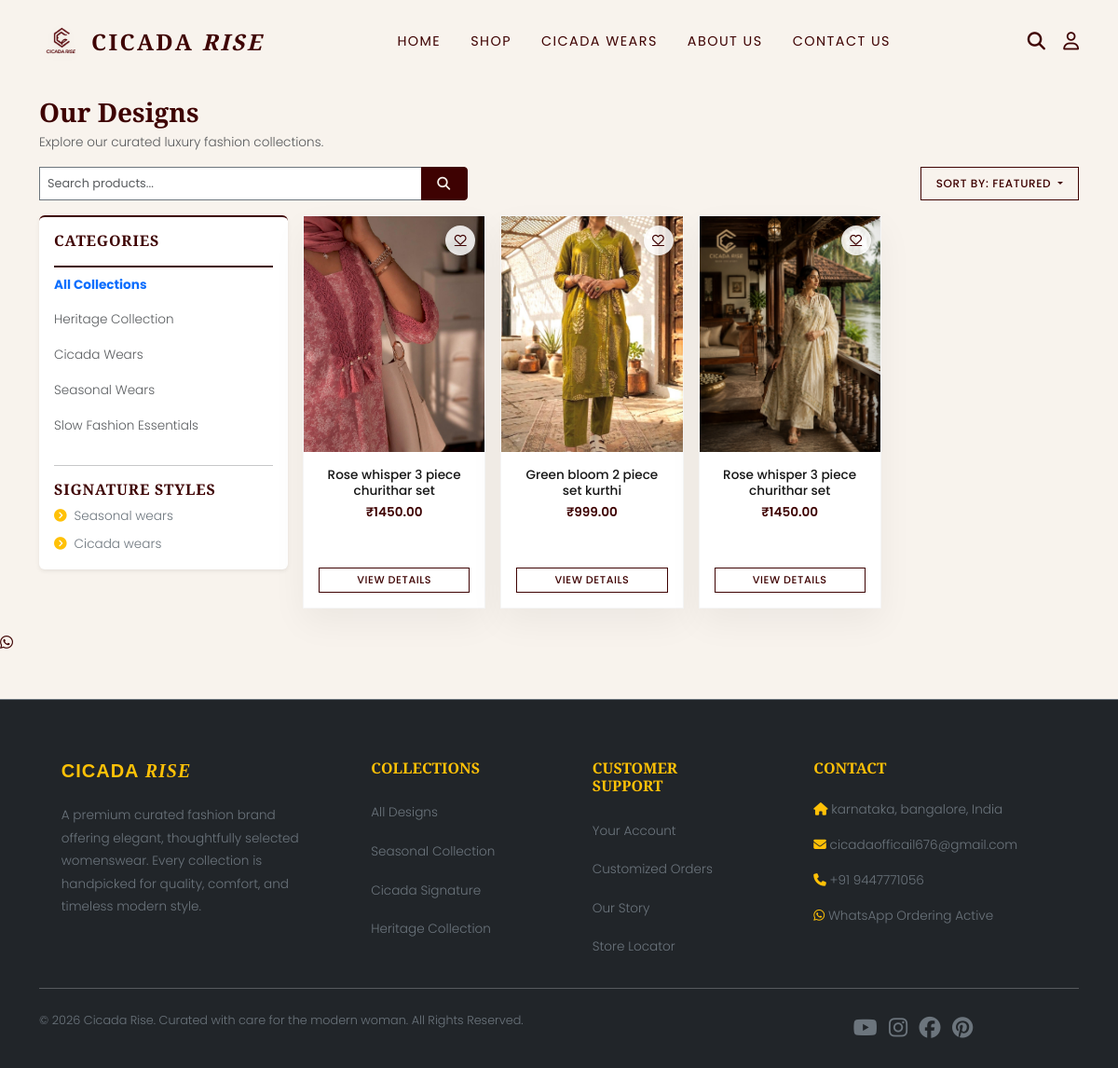
/shop/, run on an earlier commit of the app's database.
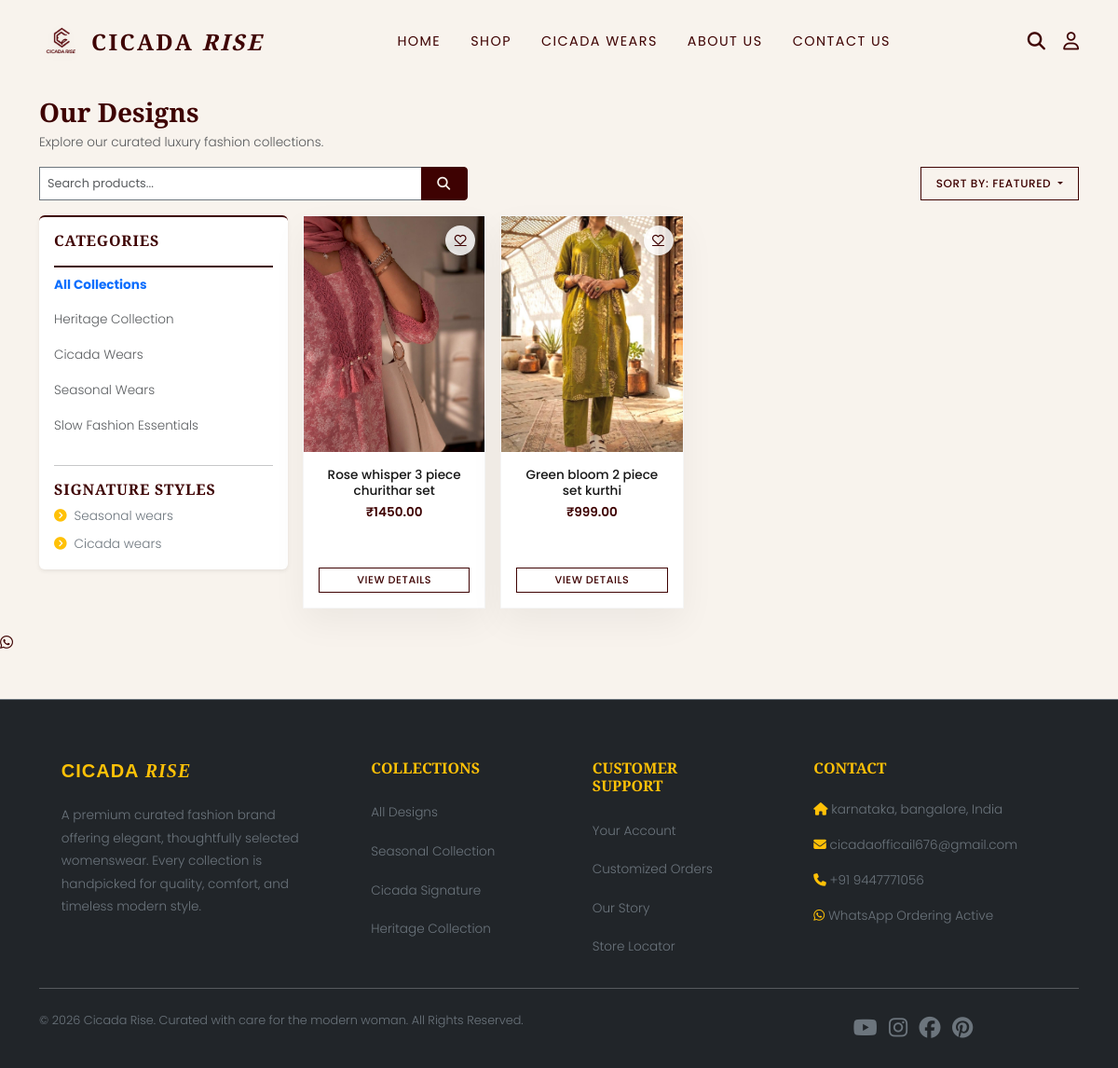
And on a later commit of the database.
### store/models.py (models this page shows, shortened)
class Category(models.Model):
    name = models.CharField(max_length=100)
    slug = models.SlugField(max_length=120, unique=True, blank=True)
    description = models.TextField(blank=True)
    image = models.ImageField(upload_to='categories/', blank=True, null=True)
    is_active = models.BooleanField(default=True)
    class Meta:
        verbose_name_plural = "Categories"

class Product(models.Model):
    COLLECTION_CHOICES = [
        ("Heritage Collection", "Heritage Collection"),
        ("Cicada Signature", "Cicada Signature"),
        ("Curated Essentials", "Curated Essentials")
    ]
    category = models.ForeignKey(Category, on_delete=models.CASCADE, related_name='products')
    name = models.CharField(max_length=200)
    slug = models.SlugField(max_length=250, unique=True, blank=True)
    sku = models.CharField(max_length=50, unique=True, verbose_name="Product Code")
    description = models.TextField()
    base_price = models.DecimalField(max_digits=10, decimal_places=2)
    sale_price = models.DecimalField(max_digits=10, decimal_places=2, null=True, blank=True, help_text="Promotional discounted price")
    shipping_charge = models.DecimalField(max_digits=10, decimal_places=2, default=0.00, verbose_name="Shipping Charge")
    fabric_details = models.TextField(blank=True)
    care_instructions = models.TextField(blank=True)
    collection = models.CharField(max_length=100, default="Cicada Signature", choices=COLLECTION_CHOICES)
    is_featured = models.BooleanField(default=False)
    is_seasonal = models.BooleanField(default=False)
    is_cicada_wear = models.BooleanField(default=False)
    created_at = models.DateTimeField(auto_now_add=True)
    updated_at = models.DateTimeField(auto_now=True)
    @property
    def price(self):
        if self.sale_price is not None:
            return self.sale_price
        return self.base_price
    @property
    def primary_image_url(self):
        all_imgs = list(self.images.all())
        primary_img = next((img for img in all_imgs if img.is_primary), None) or (all_imgs[0] if all_imgs else None)
        if primary_img and primary_img.image:
            try:
                return primary_img.image.url
            except Exception:
                return "/static/store/images/veranda.jpg"
        return "/static/store/images/veranda.jpg"

class ProductImage(models.Model):
    product = models.ForeignKey(Product, on_delete=models.CASCADE, related_name='images')
    image = models.ImageField(upload_to='products/')
    is_primary = models.BooleanField(default=False)

### store/views.py (the view)
# urls.py: path('shop/', views.shop, name='shop'),
def shop(request):
    query = request.GET.get('q', '')
    category_slug = request.GET.get('category', '')
    sort_by = request.GET.get('sort', '')
    products = Product.objects.all().prefetch_related('images')
    if query:
        products = products.filter(
            Q(name__icontains=query) |
            Q(description__icontains=query) |
            Q(sku__icontains=query)
        )
    if category_slug:
        products = products.filter(category__slug=category_slug)
    if sort_by == 'price_low':
        products = products.order_by('base_price')
    elif sort_by == 'price_high':
        products = products.order_by('-base_price')
    elif sort_by == 'newest':
        products = products.order_by('-created_at')
    else:
        products = products.order_by('-is_featured')
    categories = Category.objects.filter(is_active=True)
    selected_category = None
    if category_slug:
        selected_category = get_object_or_404(Category, slug=category_slug)
    return render(request, 'store/shop.html', {
        'products': products,
        'categories': categories,
        'selected_category': selected_category,
        'query': query,
        'sort_by': sort_by,
    })

### store/context_processors.py (called while the page is built)
def cart_and_wishlist(request):
    if request.user.is_authenticated:
        cart, created = Cart.objects.get_or_create(user=request.user)
        cart_count = cart.items_count
        wishlist_count = Wishlist.objects.filter(user=request.user).count()
    else:
        cart_count = 0
        wishlist_count = 0
    return {
        'cart_count': cart_count,
        'wishlist_count': wishlist_count
    }

### store/templates/store/shop.html (shortened to what the changed rows need)
{% extends 'store/base.html' %}
{% load static %}
{% block content %}
<div class="container py-3 py-md-4" x-data="{ openFilters: false }">
    <div class="row mb-3 align-items-center">
        <div class="col-12 text-center text-md-start">
            <h1 class="font-display h3 mb-1" style="color: var(--primary);">Our Designs</h1>
        </div>
    </div>
    <div class="row g-3">
        <div class="col-md-3 col-lg-3 d-none d-md-block">
            <div class="card border-0 bg-white p-3 shadow-sm" style="border-top: 2px solid var(--primary) !important;">
                <div class="list-group list-group-flush mb-3" style="font-size:0.85rem;">
                    <a href="{% url 'shop' %}?q={{ query }}&sort={{ sort_by }}" class="list-group-item list-group-item-action d-flex justify-content-between align-items-center border-0 px-0 {% if not selected_category %}fw-bold text-primary{% else %}text-muted{% endif %}" id="cat-all-link">
                        All Collections
                    </a>
                    {% for cat in categories %}
                        <a href="{% url 'shop' %}?category={{ cat.slug }}&q={{ query }}&sort={{ sort_by }}" class="list-group-item list-group-item-action d-flex justify-content-between align-items-center border-0 px-0 {% if selected_category.slug == cat.slug %}fw-bold text-primary{% else %}text-muted{% endif %}" id="cat-link-{{ cat.slug }}">
                            {{ cat.name }}
                        </a>
                    {% endfor %}
                </div>
            </div>
        </div>
        <div class="col-md-9 col-lg-9">
            <div class="row row-cols-2 row-cols-md-3 row-cols-lg-4 g-2 g-md-3">
                {% for prod in products %}
                    <div class="col">
                        <div class="product-card h-100" style="cursor: pointer;" onclick="window.location.href='{% url 'product_detail' prod.slug %}'" id="product-card-shop-{{ prod.id }}">
                            <div class="product-image-wrapper">
                                <img src="{{ prod.primary_image_url }}" alt="{{ prod.name }}" class="product-img" loading="lazy">
                                {% if user.is_authenticated %}
                                    <button class="product-wishlist-btn"
                                            onclick="event.stopPropagation();"
                                            hx-post="{% url 'toggle_wishlist' prod.id %}"
                                            hx-swap="innerHTML"
                                            title="Save to Wishlist"
                                            id="wishlist-btn-shop-{{ prod.id }}">
                                        <i class="far fa-heart"></i>
                                    </button>
                                {% else %}
                                    <a href="{% url 'login' %}?next={% url 'shop' %}" class="product-wishlist-btn" onclick="event.stopPropagation();" title="Save to Wishlist" id="wishlist-login-btn-shop-{{ prod.id }}"><i class="far fa-heart"></i></a>
                                {% endif %}
                            </div>
                            <div class="product-card-body p-2 p-md-3 text-center d-flex flex-column flex-grow-1">
                                <h3 class="product-card-title mb-1">
                                    <a href="{% url 'product_detail' prod.slug %}" onclick="event.stopPropagation();">{{ prod.name }}</a>
                                </h3>
                                <div class="product-card-price mb-2">₹{{ prod.base_price|floatformat:2 }}</div>
                                <div class="mt-auto">
                                    <a href="{% url 'product_detail' prod.slug %}" onclick="event.stopPropagation();" class="btn btn-premium-outline btn-sm w-100 py-1 px-1" style="font-size:0.7rem; letter-spacing:0.05em;" id="product-details-link-shop-{{ prod.id }}">VIEW DETAILS</a>
                                </div>
                            </div>
                        </div>
                    </div>
                {% endfor %}
            </div>
        </div>
    </div>
</div>
{% endblock %}

What changed in the data, as far as the page shows it:
removed Product: shows a picture, name "Rose whisper 3 piece churithar set", base_price "1450.00"
